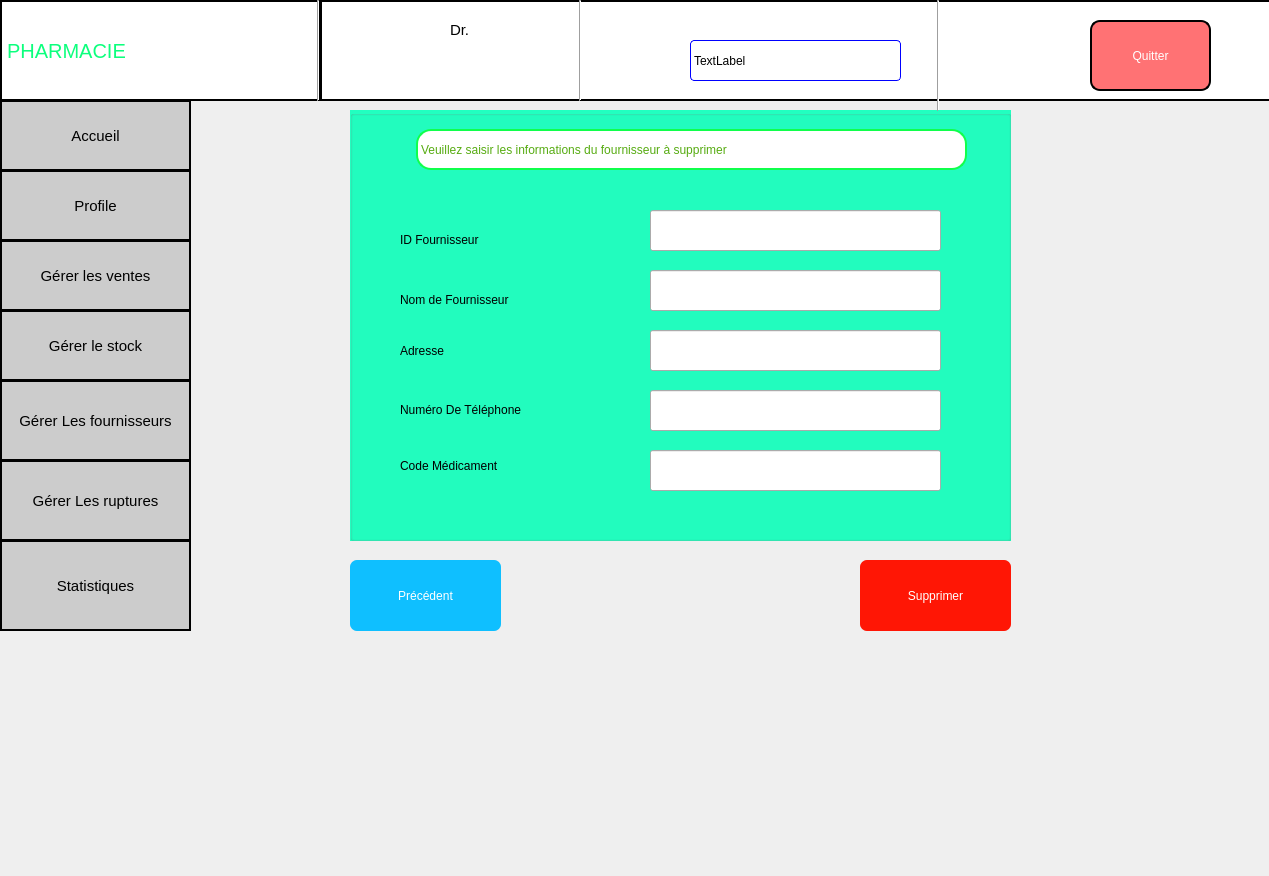
<?xml version="1.0" encoding="UTF-8"?>
<ui version="4.0">
 <class>Supprimer_fournisseur</class>
 <widget class="QDialog" name="Supprimer_fournisseur">
  <property name="geometry">
   <rect>
    <x>0</x>
    <y>0</y>
    <width>1269</width>
    <height>876</height>
   </rect>
  </property>
  <property name="windowTitle">
   <string>Dialog</string>
  </property>
  <widget class="QLabel" name="label">
   <property name="geometry">
    <rect>
     <x>780</x>
     <y>470</y>
     <width>37</width>
     <height>12</height>
    </rect>
   </property>
   <property name="text">
    <string/>
   </property>
  </widget>
  <widget class="QLineEdit" name="lineEdit_addresse_fournisseur">
   <property name="geometry">
    <rect>
     <x>650</x>
     <y>330</y>
     <width>291</width>
     <height>41</height>
    </rect>
   </property>
  </widget>
  <widget class="QPushButton" name="pushButton_gerer_stock">
   <property name="geometry">
    <rect>
     <x>0</x>
     <y>310</y>
     <width>191</width>
     <height>71</height>
    </rect>
   </property>
   <property name="styleSheet">
    <string notr="true">background-color: rgb(204, 204, 204);font-size:15px;border:2px solid black;</string>
   </property>
   <property name="text">
    <string>Gérer le stock</string>
   </property>
  </widget>
  <widget class="QPushButton" name="pushButton_Supprimer_Fournisseur">
   <property name="geometry">
    <rect>
     <x>860</x>
     <y>560</y>
     <width>151</width>
     <height>71</height>
    </rect>
   </property>
   <property name="styleSheet">
    <string notr="true">font: 20pt &quot;Algerian&quot;;
background-color: rgb(255, 22, 5);
color: rgb(255, 255, 255);border-radius:7px;</string>
   </property>
   <property name="text">
    <string>Supprimer</string>
   </property>
  </widget>
  <widget class="QLineEdit" name="lineEdit_Numero_Telephone">
   <property name="geometry">
    <rect>
     <x>650</x>
     <y>390</y>
     <width>291</width>
     <height>41</height>
    </rect>
   </property>
  </widget>
  <widget class="QGroupBox" name="groupBox">
   <property name="geometry">
    <rect>
     <x>350</x>
     <y>110</y>
     <width>661</width>
     <height>431</height>
    </rect>
   </property>
   <property name="styleSheet">
    <string notr="true">background-color: rgb(34, 255, 192);</string>
   </property>
   <property name="title">
    <string/>
   </property>
   <widget class="QLabel" name="label_15">
    <property name="geometry">
     <rect>
      <x>66</x>
      <y>19</y>
      <width>551</width>
      <height>41</height>
     </rect>
    </property>
    <property name="styleSheet">
     <string notr="true">font: 300 17pt &quot;Bahnschrift Light&quot;;border:2px solid  rgb(16, 255, 76);
background-color: rgb(255, 255, 255);border-radius:15px;
color: rgb(86, 171, 17);</string>
    </property>
    <property name="text">
     <string>Veuillez saisir les informations du fournisseur à supprimer</string>
    </property>
   </widget>
  </widget>
  <widget class="QLabel" name="label_6">
   <property name="geometry">
    <rect>
     <x>450</x>
     <y>20</y>
     <width>101</width>
     <height>20</height>
    </rect>
   </property>
   <property name="styleSheet">
    <string notr="true">background-color: rgb(255, 255, 255);font-size:15px;
font: 600 16pt &quot;Segoe UI Variable Text Semibold&quot;;</string>
   </property>
   <property name="text">
    <string>Dr.</string>
   </property>
  </widget>
  <widget class="QLabel" name="label_4">
   <property name="geometry">
    <rect>
     <x>340</x>
     <y>10</y>
     <width>61</width>
     <height>81</height>
    </rect>
   </property>
   <property name="text">
    <string/>
   </property>
   <property name="pixmap">
    <pixmap resource="ressource.qrc">:/res/image/WhatsApp Image 2024-04-30 à 20.55.44_6b270705.jpg</pixmap>
   </property>
   <property name="scaledContents">
    <bool>true</bool>
   </property>
  </widget>
  <widget class="QLineEdit" name="lineEdit_Nom_fournisseur">
   <property name="geometry">
    <rect>
     <x>650</x>
     <y>270</y>
     <width>291</width>
     <height>41</height>
    </rect>
   </property>
  </widget>
  <widget class="QLabel" name="name_user">
   <property name="geometry">
    <rect>
     <x>440</x>
     <y>50</y>
     <width>101</width>
     <height>20</height>
    </rect>
   </property>
   <property name="styleSheet">
    <string notr="true">background-color:white;
font: 900 14pt &quot;Arial Black&quot;;</string>
   </property>
   <property name="text">
    <string/>
   </property>
  </widget>
  <widget class="QPushButton" name="pushButton_gerer_rupture_2">
   <property name="geometry">
    <rect>
     <x>0</x>
     <y>540</y>
     <width>191</width>
     <height>91</height>
    </rect>
   </property>
   <property name="styleSheet">
    <string notr="true">background-color: rgb(204, 204, 204);font-size:15px;border:2px solid black;</string>
   </property>
   <property name="text">
    <string>Statistiques</string>
   </property>
  </widget>
  <widget class="QPushButton" name="ButtonProfil">
   <property name="geometry">
    <rect>
     <x>0</x>
     <y>170</y>
     <width>191</width>
     <height>71</height>
    </rect>
   </property>
   <property name="styleSheet">
    <string notr="true">font-size:15px;border:2px solid black;
background-color: rgb(204, 204, 204);</string>
   </property>
   <property name="text">
    <string>Profile</string>
   </property>
  </widget>
  <widget class="Line" name="line_4">
   <property name="geometry">
    <rect>
     <x>570</x>
     <y>0</y>
     <width>20</width>
     <height>101</height>
    </rect>
   </property>
   <property name="orientation">
    <enum>Qt::Vertical</enum>
   </property>
  </widget>
  <widget class="QLabel" name="label_10">
   <property name="geometry">
    <rect>
     <x>400</x>
     <y>290</y>
     <width>231</width>
     <height>20</height>
    </rect>
   </property>
   <property name="styleSheet">
    <string notr="true">font: 300 17pt &quot;Bahnschrift Light&quot;;</string>
   </property>
   <property name="text">
    <string>Nom de Fournisseur</string>
   </property>
  </widget>
  <widget class="QLabel" name="label_5">
   <property name="geometry">
    <rect>
     <x>610</x>
     <y>20</y>
     <width>61</width>
     <height>61</height>
    </rect>
   </property>
   <property name="text">
    <string/>
   </property>
   <property name="pixmap">
    <pixmap resource="ressource.qrc">:/res/image/OIP (3).jpeg</pixmap>
   </property>
   <property name="scaledContents">
    <bool>true</bool>
   </property>
  </widget>
  <widget class="Line" name="line_2">
   <property name="geometry">
    <rect>
     <x>310</x>
     <y>0</y>
     <width>16</width>
     <height>101</height>
    </rect>
   </property>
   <property name="orientation">
    <enum>Qt::Vertical</enum>
   </property>
  </widget>
  <widget class="QLabel" name="label_12">
   <property name="geometry">
    <rect>
     <x>380</x>
     <y>370</y>
     <width>91</width>
     <height>16</height>
    </rect>
   </property>
   <property name="text">
    <string/>
   </property>
  </widget>
  <widget class="QPushButton" name="pushButton_Precedent">
   <property name="geometry">
    <rect>
     <x>350</x>
     <y>560</y>
     <width>151</width>
     <height>71</height>
    </rect>
   </property>
   <property name="styleSheet">
    <string notr="true">font: 20pt &quot;Algerian&quot;;
background-color: rgb(15, 191, 255);
color: rgb(255, 255, 255);border-radius:7px;</string>
   </property>
   <property name="text">
    <string>Précédent</string>
   </property>
  </widget>
  <widget class="QLabel" name="label_date">
   <property name="geometry">
    <rect>
     <x>690</x>
     <y>40</y>
     <width>211</width>
     <height>41</height>
    </rect>
   </property>
   <property name="styleSheet">
    <string notr="true">border:1px solid blue;border-radius:4px;
font: 14pt &quot;Rockwell&quot;;
background-color: rgb(255, 255, 255);</string>
   </property>
   <property name="text">
    <string>TextLabel</string>
   </property>
  </widget>
  <widget class="Line" name="line">
   <property name="geometry">
    <rect>
     <x>930</x>
     <y>0</y>
     <width>16</width>
     <height>111</height>
    </rect>
   </property>
   <property name="orientation">
    <enum>Qt::Vertical</enum>
   </property>
  </widget>
  <widget class="QLineEdit" name="lineEdit_ID_Fournisseur">
   <property name="geometry">
    <rect>
     <x>650</x>
     <y>210</y>
     <width>291</width>
     <height>41</height>
    </rect>
   </property>
  </widget>
  <widget class="QLabel" name="label_3">
   <property name="geometry">
    <rect>
     <x>320</x>
     <y>0</y>
     <width>951</width>
     <height>101</height>
    </rect>
   </property>
   <property name="styleSheet">
    <string notr="true">background-color: rgb(255, 255, 255);border:2px solid black;</string>
   </property>
   <property name="text">
    <string/>
   </property>
  </widget>
  <widget class="QPushButton" name="pushButton_accueilgerat">
   <property name="geometry">
    <rect>
     <x>0</x>
     <y>100</y>
     <width>191</width>
     <height>71</height>
    </rect>
   </property>
   <property name="styleSheet">
    <string notr="true">background-color: rgb(204, 204, 204);font-size:15px;border:2px solid black;</string>
   </property>
   <property name="text">
    <string>Accueil</string>
   </property>
  </widget>
  <widget class="QLabel" name="label_7">
   <property name="geometry">
    <rect>
     <x>990</x>
     <y>20</y>
     <width>71</width>
     <height>71</height>
    </rect>
   </property>
   <property name="styleSheet">
    <string notr="true">background-color: white;</string>
   </property>
   <property name="text">
    <string/>
   </property>
   <property name="pixmap">
    <pixmap resource="ressource.qrc">:/res/image/R (1).png</pixmap>
   </property>
   <property name="scaledContents">
    <bool>true</bool>
   </property>
  </widget>
  <widget class="QLabel" name="label_11">
   <property name="geometry">
    <rect>
     <x>400</x>
     <y>340</y>
     <width>211</width>
     <height>21</height>
    </rect>
   </property>
   <property name="styleSheet">
    <string notr="true">font: 300 17pt &quot;Bahnschrift Light&quot;;</string>
   </property>
   <property name="text">
    <string>Adresse</string>
   </property>
  </widget>
  <widget class="QPushButton" name="pushButton_gerer_fournisseur">
   <property name="geometry">
    <rect>
     <x>0</x>
     <y>380</y>
     <width>191</width>
     <height>81</height>
    </rect>
   </property>
   <property name="styleSheet">
    <string notr="true">background-color: rgb(204, 204, 204);font-size:15px;border:2px solid black;</string>
   </property>
   <property name="text">
    <string>Gérer Les fournisseurs</string>
   </property>
  </widget>
  <widget class="QPushButton" name="pushButton_6">
   <property name="geometry">
    <rect>
     <x>1090</x>
     <y>20</y>
     <width>121</width>
     <height>71</height>
    </rect>
   </property>
   <property name="styleSheet">
    <string notr="true">border:2px solid black;color:white;border-radius:10px;
font: 900 12pt &quot;Arial Black&quot;;
background-color: rgb(255, 114, 116);</string>
   </property>
   <property name="text">
    <string>Quitter</string>
   </property>
  </widget>
  <widget class="QLabel" name="label_14">
   <property name="geometry">
    <rect>
     <x>400</x>
     <y>445</y>
     <width>231</width>
     <height>41</height>
    </rect>
   </property>
   <property name="styleSheet">
    <string notr="true">font: 300 17pt &quot;Bahnschrift Light&quot;;</string>
   </property>
   <property name="text">
    <string>Code Médicament</string>
   </property>
  </widget>
  <widget class="QLabel" name="label_9">
   <property name="geometry">
    <rect>
     <x>400</x>
     <y>230</y>
     <width>201</width>
     <height>20</height>
    </rect>
   </property>
   <property name="styleSheet">
    <string notr="true">font: 300 17pt &quot;Bahnschrift Light&quot;;</string>
   </property>
   <property name="text">
    <string>ID Fournisseur</string>
   </property>
  </widget>
  <widget class="QLineEdit" name="lineEdit_Code_Med">
   <property name="geometry">
    <rect>
     <x>650</x>
     <y>450</y>
     <width>291</width>
     <height>41</height>
    </rect>
   </property>
  </widget>
  <widget class="QPushButton" name="pushButton_gerer_rupture">
   <property name="geometry">
    <rect>
     <x>0</x>
     <y>460</y>
     <width>191</width>
     <height>81</height>
    </rect>
   </property>
   <property name="styleSheet">
    <string notr="true">background-color: rgb(204, 204, 204);font-size:15px;border:2px solid black;</string>
   </property>
   <property name="text">
    <string>Gérer Les ruptures</string>
   </property>
  </widget>
  <widget class="QLabel" name="label_13">
   <property name="geometry">
    <rect>
     <x>400</x>
     <y>400</y>
     <width>231</width>
     <height>20</height>
    </rect>
   </property>
   <property name="styleSheet">
    <string notr="true">font: 300 17pt &quot;Bahnschrift Light&quot;;</string>
   </property>
   <property name="text">
    <string>Numéro De Téléphone</string>
   </property>
  </widget>
  <widget class="QLabel" name="label_8">
   <property name="geometry">
    <rect>
     <x>240</x>
     <y>10</y>
     <width>61</width>
     <height>81</height>
    </rect>
   </property>
   <property name="styleSheet">
    <string notr="true">background-color: rgb(255, 255, 255);</string>
   </property>
   <property name="text">
    <string/>
   </property>
   <property name="pixmap">
    <pixmap resource="ressource.qrc">:/res/image/devenir-pharmacien-921x1024.png</pixmap>
   </property>
   <property name="scaledContents">
    <bool>true</bool>
   </property>
  </widget>
  <widget class="QLabel" name="label_16">
   <property name="geometry">
    <rect>
     <x>1060</x>
     <y>220</y>
     <width>201</width>
     <height>241</height>
    </rect>
   </property>
   <property name="text">
    <string/>
   </property>
   <property name="pixmap">
    <pixmap resource="ressource.qrc">:/res/image/42453.png</pixmap>
   </property>
   <property name="scaledContents">
    <bool>true</bool>
   </property>
  </widget>
  <widget class="QPushButton" name="pushButton_gere_vente">
   <property name="geometry">
    <rect>
     <x>0</x>
     <y>240</y>
     <width>191</width>
     <height>71</height>
    </rect>
   </property>
   <property name="styleSheet">
    <string notr="true">
background-color: rgb(204, 204, 204);;font-size:15px;border:2px solid black;</string>
   </property>
   <property name="text">
    <string>Gérer les ventes</string>
   </property>
  </widget>
  <widget class="QLabel" name="label_2">
   <property name="geometry">
    <rect>
     <x>0</x>
     <y>0</y>
     <width>321</width>
     <height>101</height>
    </rect>
   </property>
   <property name="styleSheet">
    <string notr="true">background-color: rgb(255, 255, 255);font-size:20px;
font: 20pt &quot;Segoe Script&quot;;border:2px solid black;
color: rgb(12, 255, 125);</string>
   </property>
   <property name="text">
    <string>PHARMACIE</string>
   </property>
  </widget>
  <zorder>groupBox</zorder>
  <zorder>label_3</zorder>
  <zorder>label_2</zorder>
  <zorder>label</zorder>
  <zorder>lineEdit_addresse_fournisseur</zorder>
  <zorder>pushButton_gerer_stock</zorder>
  <zorder>pushButton_Supprimer_Fournisseur</zorder>
  <zorder>lineEdit_Numero_Telephone</zorder>
  <zorder>label_6</zorder>
  <zorder>label_4</zorder>
  <zorder>lineEdit_Nom_fournisseur</zorder>
  <zorder>name_user</zorder>
  <zorder>pushButton_gerer_rupture_2</zorder>
  <zorder>ButtonProfil</zorder>
  <zorder>line_4</zorder>
  <zorder>label_10</zorder>
  <zorder>label_5</zorder>
  <zorder>line_2</zorder>
  <zorder>label_12</zorder>
  <zorder>pushButton_Precedent</zorder>
  <zorder>label_date</zorder>
  <zorder>line</zorder>
  <zorder>lineEdit_ID_Fournisseur</zorder>
  <zorder>pushButton_accueilgerat</zorder>
  <zorder>label_7</zorder>
  <zorder>label_11</zorder>
  <zorder>pushButton_gerer_fournisseur</zorder>
  <zorder>pushButton_6</zorder>
  <zorder>label_14</zorder>
  <zorder>label_9</zorder>
  <zorder>lineEdit_Code_Med</zorder>
  <zorder>pushButton_gerer_rupture</zorder>
  <zorder>label_13</zorder>
  <zorder>label_8</zorder>
  <zorder>label_16</zorder>
  <zorder>pushButton_gere_vente</zorder>
 </widget>
 <resources>
  <include location="ressource.qrc"/>
 </resources>
 <connections/>
</ui>
